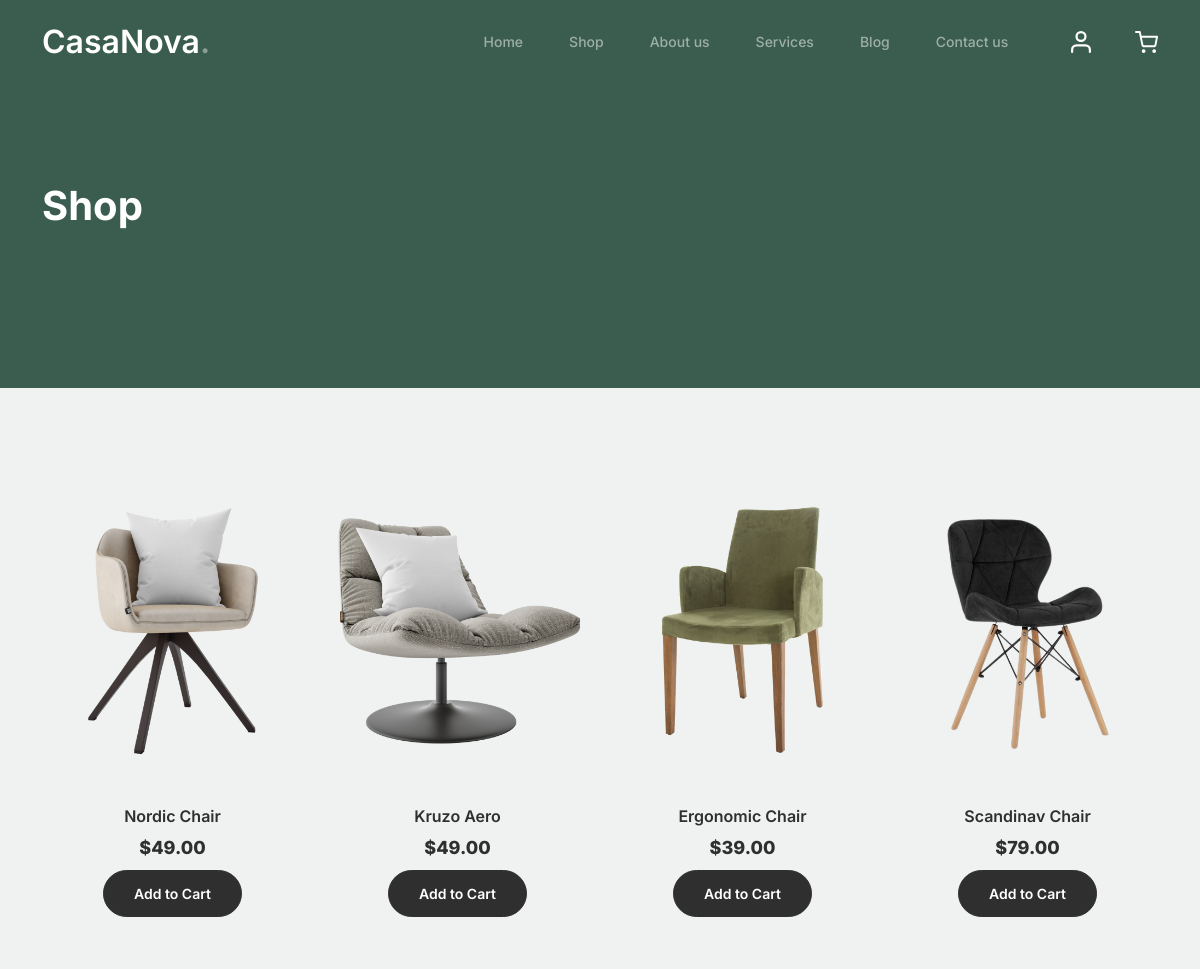
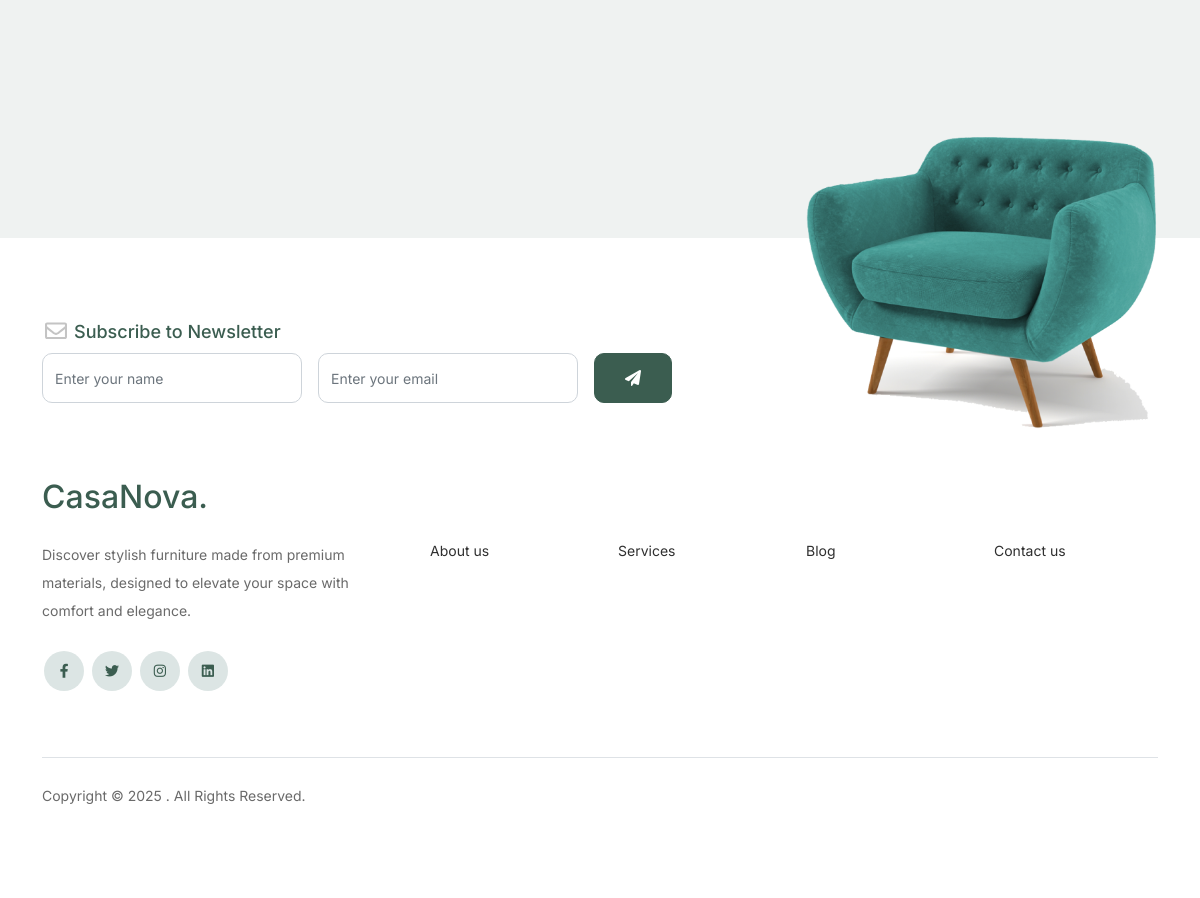
The app's page /shop/ with its own data (2 pictures, top to bottom).
### store/models.py (models this page shows, shortened)
class Product(models.Model):
    name = models.CharField(max_length=200)
    description = models.TextField(blank=True)
    price = models.DecimalField(max_digits=10, decimal_places=2)
    stock = models.PositiveIntegerField(default=0)
    image = models.ImageField(upload_to='products/', blank=True, null=True)
    created_at = models.DateTimeField(auto_now_add=True)

### store/views.py (the view)
# urls.py: path('shop/', views.shop, name='shop'),
def shop(request):
    products = Product.objects.all()
    return render(request, 'store/shop.html', {'products': products})

### store/templates/store/shop.html (shortened to what this page needs)
{% extends 'store/base.html' %}
{% load static %}
{% block content %}
<div class="hero">
  <div class="container">
    <div class="row justify-content-between">
      <div class="col-lg-5">
        <div class="intro-excerpt">
          <h1>Shop</h1>
        </div>
      </div>
      <div class="col-lg-7"></div>
    </div>
  </div>
</div>
<div class="untree_co-section product-section before-footer-section">
  <div class="container">
    <div class="row">
      {% for product in products %}
      <div class="col-12 col-md-4 col-lg-3 mb-5">
        <form method="post" action="{% url 'cart_add' product.id %}">
          <div class="product-item text-center">
            <img src="{{ product.image.url }}" class="img-fluid product-thumbnail" alt="{{ product.name }}">
            <h3 class="product-title mt-3">{{ product.name }}</h3>
            <strong class="product-price d-block mb-2">${{ product.price }}</strong>
            <button type="submit" class="btn btn-outline-dark btn-sm">Add to Cart</button>
          </div>
        </form>
      </div>
      {% endfor %}
    </div>
  </div>
</div>
{% include "store/partials/footer.html" %}
{% endblock %}

### store/templates/store/base.html (shortened to what this page needs)
{% load static %}
<!DOCTYPE html>
<html lang="en">
<head>
    <link href="{% static 'css/bootstrap.min.css' %}" rel="stylesheet">
    <link href="https://cdnjs.cloudflare.com/ajax/libs/font-awesome/6.0.0-beta3/css/all.min.css" rel="stylesheet">
    <link href="https://cdn.jsdelivr.net/npm/bootstrap-icons@1.10.5/font/bootstrap-icons.css" rel="stylesheet">
    <link href="{% static 'css/tiny-slider.css' %}" rel="stylesheet">
    <link href="{% static 'css/style.css' %}" rel="stylesheet">
</head>
<body>
<nav class="custom-navbar navbar navbar-expand-md navbar-dark bg-dark" aria-label="Furni navigation bar">
    <div class="container">
        <a class="navbar-brand" href="{% url 'index' %}">CasaNova<span>.</span></a>
        <div class="collapse navbar-collapse" id="navbarsFurni">
            <ul class="custom-navbar-nav navbar-nav ms-auto mb-2 mb-md-0">
                <li class="nav-item"><a class="nav-link" href="{% url 'index' %}">Home</a></li>
                <li><a class="nav-link" href="{% url 'shop' %}">Shop</a></li>
                <li><a class="nav-link" href="{% url 'about' %}">About us</a></li>
                <li><a class="nav-link" href="{% url 'services' %}">Services</a></li>
                <li><a class="nav-link" href="{% url 'blog' %}">Blog</a></li>
                <li><a class="nav-link" href="{% url 'contact' %}">Contact us</a></li>
            </ul>
            <ul class="custom-navbar-cta navbar-nav d-flex align-items-end gap-4 list-unstyled mb-2 mb-md-0">
                {% if user.is_authenticated %}
                    <li>
                        <a class="nav-link p-0" href="{% url 'account' %}" title="Account">
                            <img src="{% static 'images/user.svg' %}" alt="Account" height="22">
                        </a>
                    </li>
                    <li>
                        <form method="post" action="{% url 'logout' %}">
                            {% csrf_token %}
                            <button type="submit" class="btn p-0 border-0 bg-transparent" title="Logout">
                                <img src="{% static 'images/logout.svg' %}" alt="Logout" height="22">
                            </button>
                        </form>
                    </li>
                {% else %}
                    <li>
                        <a class="nav-link p-0" href="{% url 'login' %}" title="Login">
                            <img src="{% static 'images/user.svg' %}" alt="Login" height="22">
                        </a>
                    </li>
                {% endif %}
                <li>
                    <a class="nav-link p-0" href="{% url 'cart' %}" title="Cart">
                        <img src="{% static 'images/cart.svg' %}" alt="Cart" height="22">
                    </a>
                </li>
            </ul>
        </div>
    </div>
</nav>
{% block content %}{% endblock %}
</body>
</html>

### store/templates/store/partials/footer.html (shortened to what this page needs)
{% load static %}
<footer class="footer-section">
    <div class="container relative">
        <div class="sofa-img">
            <img src="{% static 'images/sofa.png' %}" alt="Sofa" class="img-fluid">
        </div>
        <div class="row">
            <div class="col-lg-8">
                <div class="subscription-form">
                    <h3 class="d-flex align-items-center">
            <span class="me-1">
              <img src="{% static 'images/envelope-outline.svg' %}" alt="Envelope" class="img-fluid">
            </span>
                        <span>Subscribe to Newsletter</span>
                    </h3>
                    <form id="subscribe-form" class="row g-3">
                        <div class="col-auto">
                            <input type="text" name="name" class="form-control" placeholder="Enter your name" required>
                        </div>
                        <div class="col-auto">
                            <input type="email" name="email" class="form-control" placeholder="Enter your email"
                                   required>
                        </div>
                        <div class="col-auto">
                            <button type="submit" class="btn btn-primary">
                                <span class="fa fa-paper-plane"></span>
                            </button>
                        </div>
                    </form>
                </div>
            </div>
        </div>
        <div class="row g-5 mb-5">
            <div class="col-lg-4">
                <div class="mb-4 footer-logo-wrap">
                    <a href="#" class="footer-logo">CasaNova<span>.</span></a>
                </div>
                <p class="mb-4">Discover stylish furniture made from premium materials, designed to elevate your space
                    with comfort and elegance.</p>
                <ul class="list-unstyled custom-social">
                    <li><a href="https://www.facebook.com/"><span class="fa fa-brands fa-facebook-f"></span></a></li>
                    <li><a href="https://x.com/"><span class="fa fa-brands fa-twitter"></span></a></li>
                    <li><a href="https://www.instagram.com/"><span class="fa fa-brands fa-instagram"></span></a></li>
                    <li><a href="https://www.linkedin.com/"><span class="fa fa-brands fa-linkedin"></span></a></li>
                </ul>
            </div>
            <div class="col-lg-8">
                <div class="row links-wrap">
                    <div class="col-6 col-sm-6 col-md-3">
                        <ul class="list-unstyled">
                            <li><a href="{% url 'about' %}">About us</a></li>
                        </ul>
                    </div>
                    <div class="col-6 col-sm-6 col-md-3">
                        <ul class="list-unstyled">
                            <li><a href="{% url 'services' %}">Services</a></li>
                        </ul>
                    </div>
                    <div class="col-6 col-sm-6 col-md-3">
                        <ul class="list-unstyled">
                            <li><a href="{% url 'blog' %}">Blog</a></li>
                        </ul>
                    </div>
                    <div class="col-6 col-sm-6 col-md-3">
                        <ul class="list-unstyled">
                            <li><a href="{% url 'contact' %}">Contact us</a></li>
                        </ul>
                    </div>
                </div>
            </div>
        </div>
        <div class="border-top copyright">
            <div class="row pt-4">
                <div class="col-lg-6">
                    <p class="mb-2 text-center text-lg-start">
                        Copyright &copy;
                        .
                        All Rights Reserved.
                    </p>
                </div>
                <div class="col-lg-6 text-center text-lg-end">
                </div>
            </div>
        </div>
    </div>
</footer>

### records on screen
Product: image (picture), name "Nordic Chair", price "49.00"
Product: image (picture), name "Kruzo Aero", price "49.00"
Product: image (picture), name "Ergonomic Chair", price "39.00"
Product: image (picture), name "Scandinav Chair", price "79.00"
